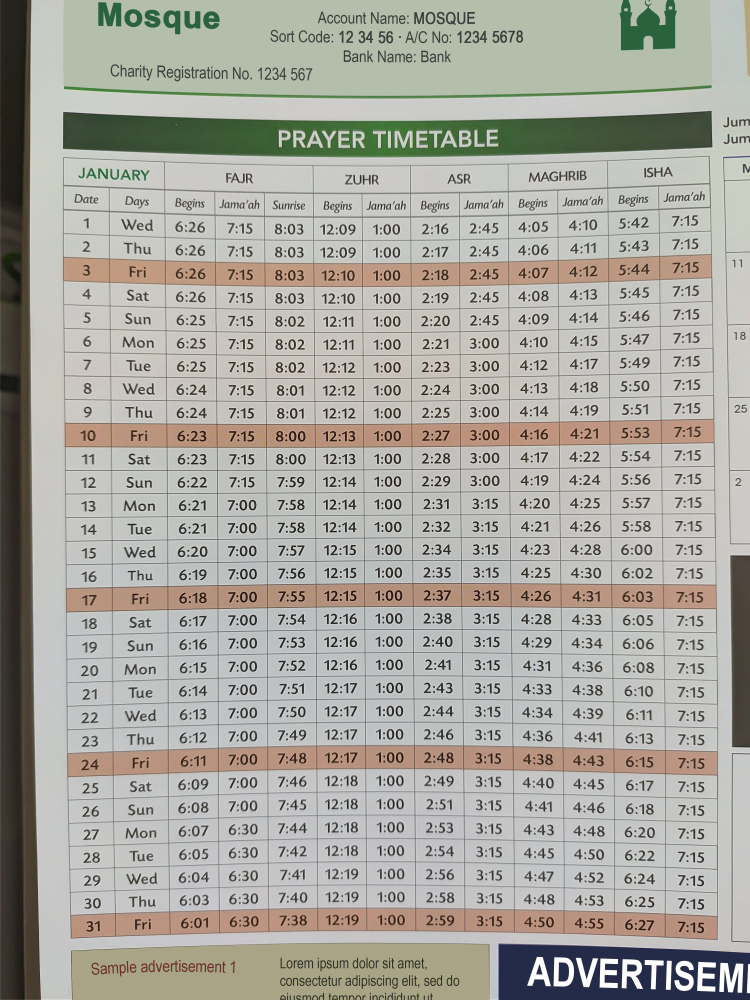
#> input picture sample_table.jpg, 3000 x 4000 px (shown at 1/4 size)
$ python -i PreProcessing.py   (imports and definitions only)   (older library calls are emulated)
#> lines starting #> are read from the running program, lines starting #| are printed output that depends on the picture; after the words box and inside, x2 and y2 are one past the last pixel; in counts of white or black regions, pixels touching at a corner belong together
import cv2
import numpy as np

def process(img):
    # Blur image to remove noise
    # Determine kernel size by using image height and width
    height, width = img.shape
    kernel_size = max(int(height * 0.005), int(width * 0.005))
    # Kernel must have odd values because of GaussianBlur
    if kernel_size % 2 == 0:
        kernel_size += 1
    kernel = (kernel_size, kernel_size)
    blur = cv2.GaussianBlur(img, kernel, 1)

    # Use adaptive thresholding to have only black and white pixels
    # Without adaptive shadows might black out regions in the image
    # Gaussian produces less noise compared to ADAPTIVE_THRESH_MEAN_C
    # Block size: above, both kernel values are odd, but block size must be even, therefore add 1.
    block_size = kernel_size * 2 - 1
    threshold = cv2.adaptiveThreshold(blur, 255, cv2.ADAPTIVE_THRESH_GAUSSIAN_C, cv2.THRESH_BINARY, block_size, 2)

    # Use laplacian to detect gradients in the image (i.e. lines)
    # This helps to improve table region detection in later stages
    laplacian = cv2.Laplacian(threshold, cv2.CV_64F)
    # Convert data type from 64f to unsigned 8-bit integer
    laplacian = np.uint8(np.absolute(laplacian))

    return laplacian

>>> import cv2
>>> picture = cv2.imread('../sample_table.jpg', cv2.IMREAD_GRAYSCALE)
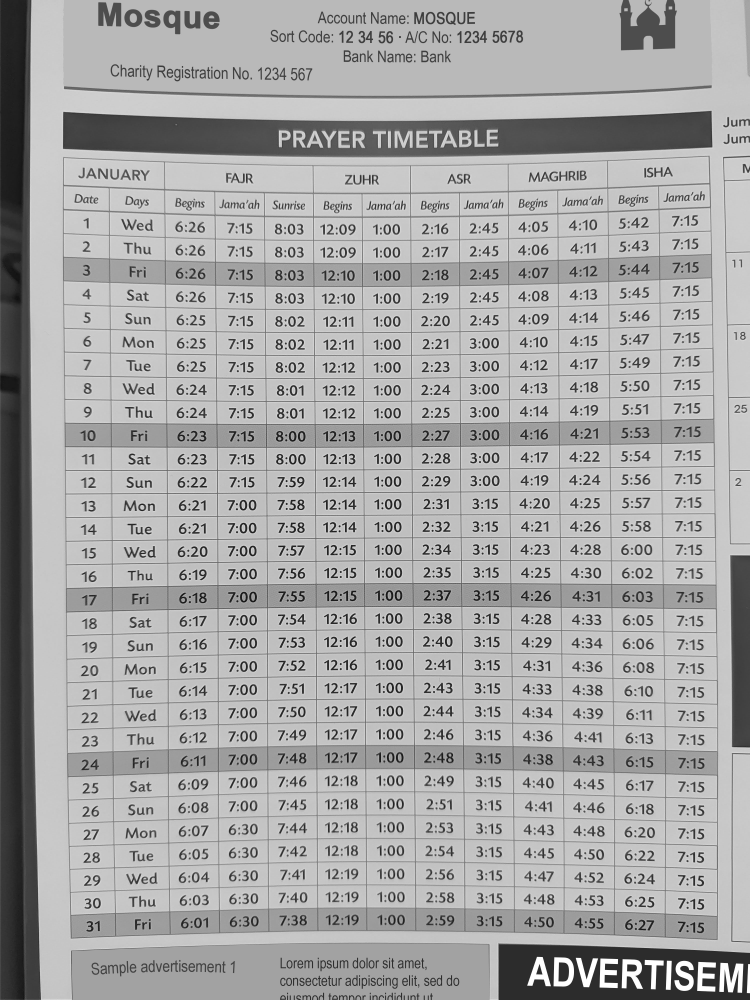
#> picture: shape (4000, 3000) (shown at 1/4 size); min 0, max 255, mean 167.8
>>> result = process(picture)
#> in process, `threshold = cv2.adaptiveThreshold(blur, 255, cv2.ADAPTIVE_THRESH_GAUSS..`:
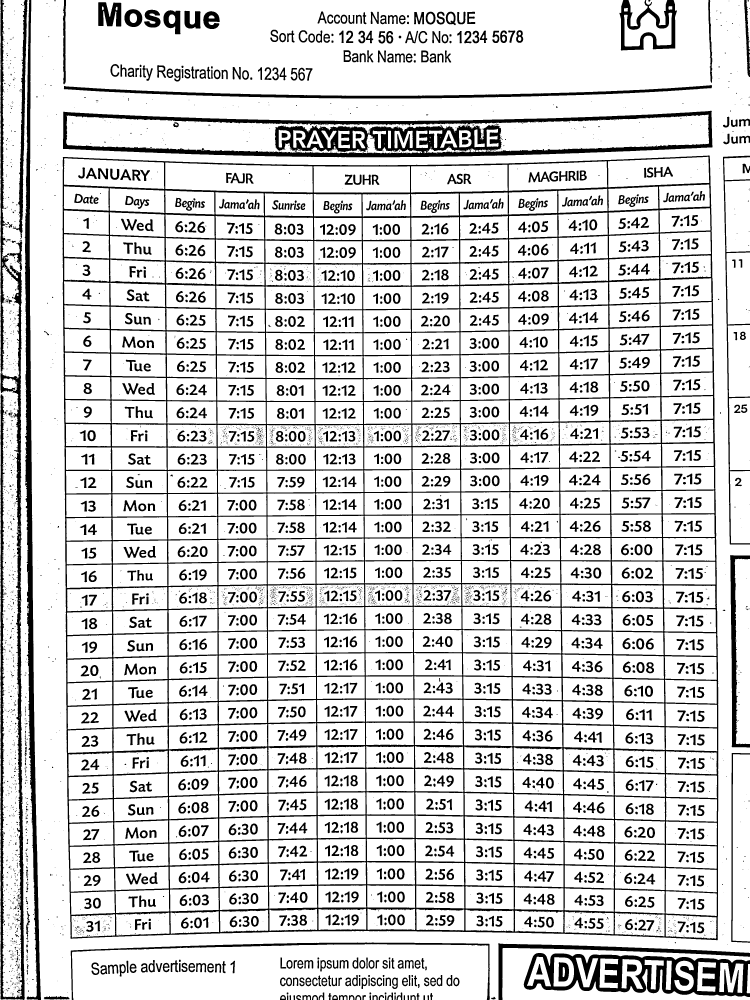
#> threshold: shape (4000, 3000) (shown at 1/4 size); 82.4% white; 6453 black regions (4002 under 20 px), largest, box (x1, y1, x2, y2) and area: (250, 622, 2873, 3761) 664257, (252, 443, 2850, 629) 134083, (1, 0, 99, 4000) 82953
#> in process, `laplacian = cv2.Laplacian(threshold, cv2.CV_64F)`:
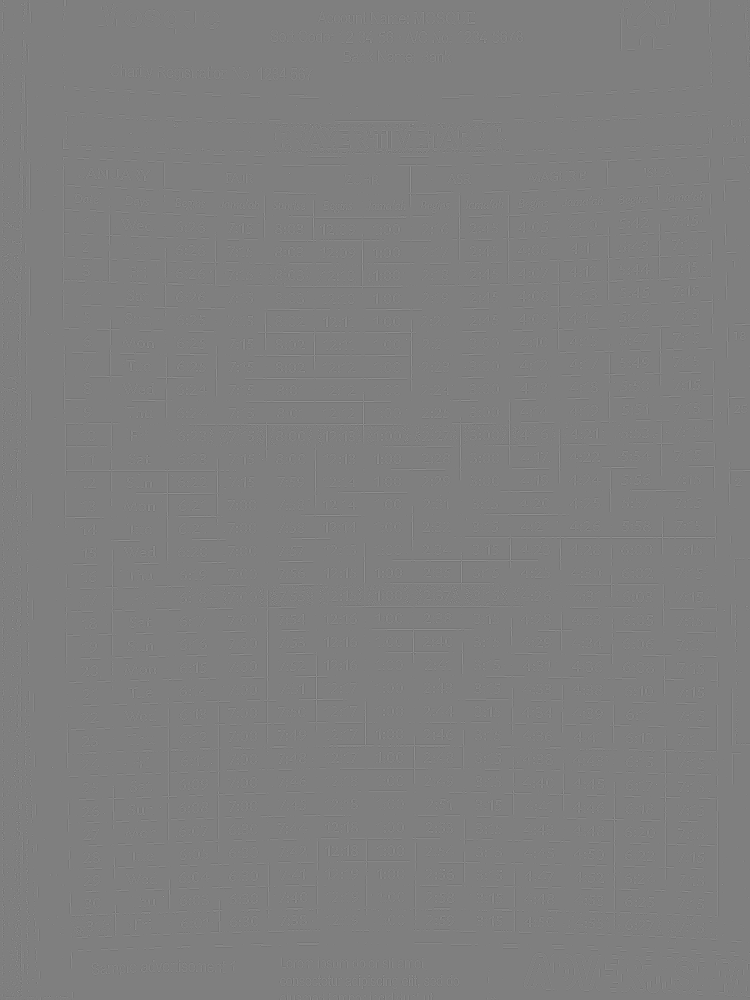
#> laplacian: shape (4000, 3000) float64 (shown at 1/4 size); min -1020, max 1020, mean 0; drawn with min black and max white
#> in process, `laplacian = np.uint8(np.absolute(laplacian))`:
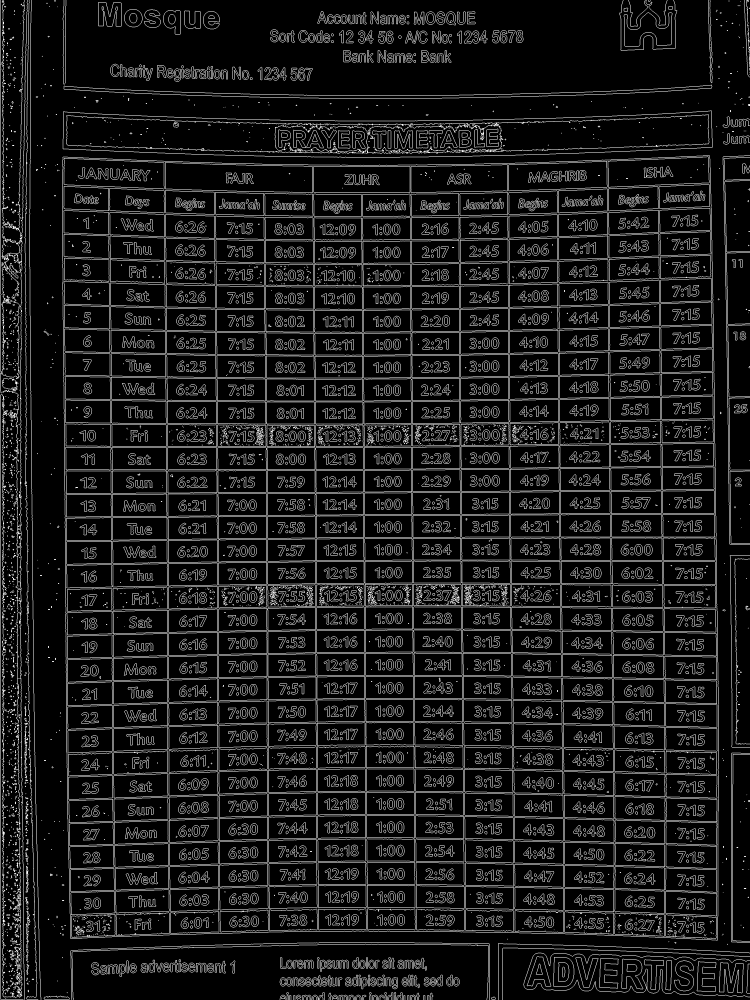
#> laplacian: shape (4000, 3000) (shown at 1/4 size); min 0, max 255, mean 26.3
